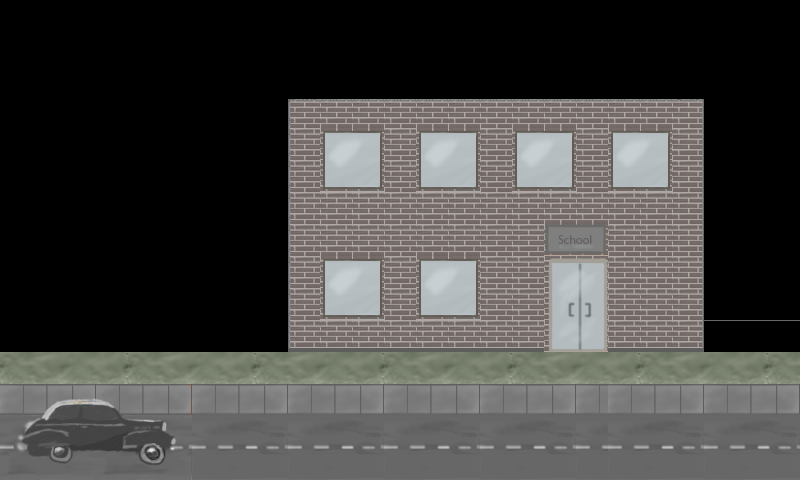

This is a level from a 2D game, rendered from its Tiled map with the project's own tilesets. A one-line summary and the map file follow, with tile-layer data summarised:
An orthogonal 25x15 tile map with 32x32 px tiles, 1 tile layer (Tile Layer 1).

<map version="1.0" orientation="orthogonal" renderorder="right-down" width="25" height="15" tilewidth="32" tileheight="32">
 <tileset firstgid="1" name="holden" tilewidth="32" tileheight="32">
  <image source="../tile/holden.png" width="480" height="480" />
 </tileset>
 <layer name="Tile Layer 1" width="25" height="15">
  <data>[375 cells, 207 non-empty, 53 distinct tile ids]</data>
 </layer>
</map>
